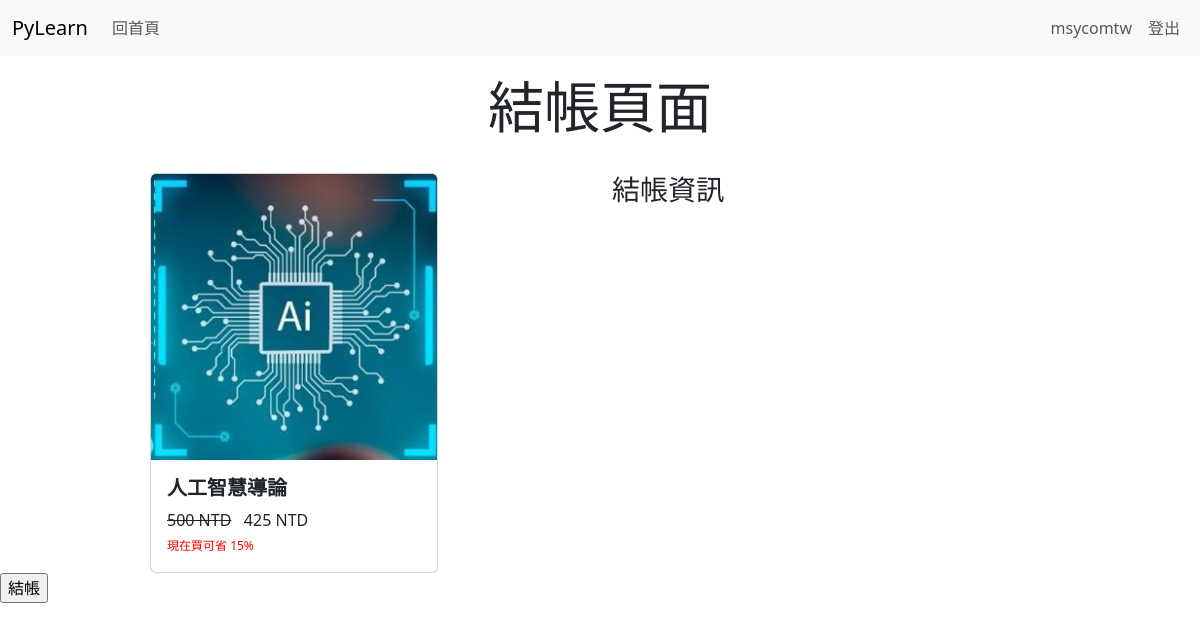
Page /check-out/ai (signed in) on the committed database.
### courses/models.py (models this page shows, shortened)
class Course(models.Model):
    name = models.CharField(max_length = 30, null = False)
    slug = models.CharField(max_length = 30, null = False, unique = True)
    description = models.CharField(max_length = 200, null = True)
    price = models.IntegerField(null = False)
    discount = models.IntegerField(default = 0, null = False)
    active = models.BooleanField(default = False)
    thumbnail = models.ImageField(upload_to = "files/thumbnail")
    date = models.DateField(auto_now_add = True)
    resource = models.FileField(upload_to = "files/resource")
    length = models.IntegerField(null = False)

### courses/views.py (the view)
# urls.py: path('check-out/<str:slug>', check_out, name = "Course Page"),
def check_out(request, slug):
    course = Course.objects.get(slug = slug)
    if not request.user.is_authenticated:
        return redirect("/login")
    context = {
        "course": course
    }
    return render(request, "courses/check-out.html", context)

### courses/templatetags/course_custom_tags.py (called while the page is built)
@register.simple_tag
def cal_sellprice(price, discount):
    if discount is None or discount == 0:
        return math.floor(price)
    return math.floor(price * (100 - discount) / 100)

@register.filter
def ntd(price):
    return f"{price} NTD"

### courses/templates/courses/check-out.html (shortened to what this page needs)
{% extends "courses/base.html" %}
{% load course_custom_tags %}
{% load static %}
{% block css %}
<link rel="stylesheet" href="{% static 'courses/css/common.css' %}">
<link rel="stylesheet" href="{% static 'courses/css/scrollbar.css' %}">
{% endblock  %}
{% block content %}
<div>
    <h1 class="display-4 alert text-center">結帳頁面</h1>
    <div class="row">
        <div class="col">
            <div class="card mx-auto" style="width: 18rem;">
                <img src="{{ course.thumbnail.url }}" class="card-img-top" alt="{{ course.name }}">
                <div class="card-body">
                <h5 class="card-title">{{ course.name }}</h5>
                <p class="card-text">
                    <span class="price">
                        <del>{{ course.price | ntd }}</del>
                        &nbsp;{% cal_sellprice course.price course.discount as value %} {{ value | ntd }}
                    </span>
                    <br>
                    <span class="discount">現在買可省 {{ course.discount }}%</span>
                </p>
                </div>
            </div>
        </div>
        <div class="col">
            <h3>結帳資訊</h3>
        </div>
    </div>
    <div>
        <form action="/login" method="POST">
            <input type="submit" value="結帳">
        </form>
    </div>
</div>
{% endblock  %}

### courses/templates/courses/base.html (shortened to what this page needs)
<!DOCTYPE html>
<html lang="en">
  <head>
    <link
      href="https://cdn.jsdelivr.net/npm/bootstrap@5.3.2/dist/css/bootstrap.min.css"
      rel="stylesheet"
    />
  </head>
  <body>
    <nav class="navbar navbar-expand-lg bg-body-tertiary">
        <div class="container-fluid">
          <a class="navbar-brand" href="/">PyLearn</a>
          <div class="collapse navbar-collapse" id="navbarNav">
            <ul class="navbar-nav">
              <li class="nav-item">
                <a class="nav-link" href="/">回首頁</a>
              </li>
            </ul>
            <ul class="navbar-nav ms-auto">
              {% if request.user.is_authenticated %}
              <li class="nav-item">
                <a class="nav-link" >{{ request.user.username }}</a>
              </li>
              <li class="nav-item">
                <a class="nav-link" href="/logout">登出</a>
              </li>
              {% endif %}
            </ul>
          </div>
        </div>
    </nav>
    {% block content %} {% endblock %}
    {% block css %} {% endblock %}
  </body>
</html>

### courses/static/courses/css/common.css (style rules this page uses)
.card-title { font-size: 20px; font-weight: bold; }
.price { font-size: 16px; margin-bottom: 0px; }
.discount { font-size: 12px; color: red; margin-bottom: 0px; }

### rows in the picture
Course: thumbnail (picture), name "人工智慧導論", price|ntd "500 NTD", discount "15"

### other values in the picture
{{ request.user.username }} "msycomtw"
{{ value | ntd }} "425 NTD"
